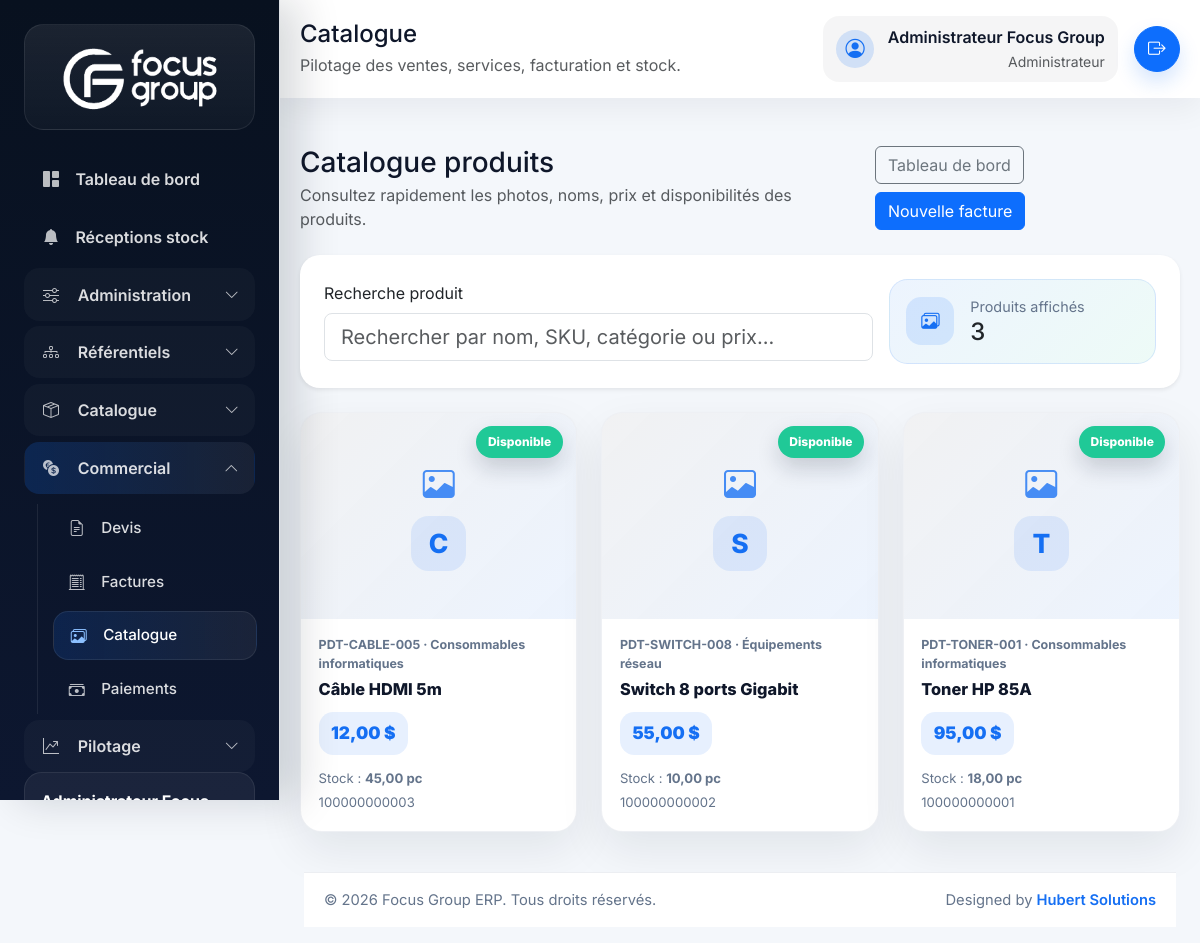
/index.php/products/catalog (signed in), run on the app's committed database.
### tables this page shows
CREATE TABLE products (
    id BIGINT UNSIGNED AUTO_INCREMENT PRIMARY KEY,
    category_id BIGINT UNSIGNED NOT NULL,
    unit_id BIGINT UNSIGNED NOT NULL,
    sku VARCHAR(50) NOT NULL UNIQUE,
    name VARCHAR(150) NOT NULL,
    description TEXT NULL,
    barcode VARCHAR(100) NULL,
    cost_price DECIMAL(18,2) NOT NULL DEFAULT 0,
    sale_price DECIMAL(18,2) NOT NULL DEFAULT 0,
    minimum_stock DECIMAL(18,2) NOT NULL DEFAULT 0,
    current_stock DECIMAL(18,2) NOT NULL DEFAULT 0,
    image_path VARCHAR(255) NULL,
    is_active TINYINT(1) NOT NULL DEFAULT 1,
    deleted_at DATETIME NULL,
    created_at DATETIME NOT NULL DEFAULT CURRENT_TIMESTAMP,
    updated_at DATETIME NOT NULL DEFAULT CURRENT_TIMESTAMP ON UPDATE CURRENT_TIMESTAMP,
    CONSTRAINT fk_products_category FOREIGN KEY (category_id) REFERENCES categories(id),
    CONSTRAINT fk_products_unit FOREIGN KEY (unit_id) REFERENCES units(id)
);

CREATE TABLE categories (
    id BIGINT UNSIGNED AUTO_INCREMENT PRIMARY KEY,
    type ENUM('product', 'service', 'mixed') NOT NULL DEFAULT 'product',
    name VARCHAR(120) NOT NULL,
    description VARCHAR(255) NULL,
    deleted_at DATETIME NULL,
    created_at DATETIME NOT NULL DEFAULT CURRENT_TIMESTAMP,
    updated_at DATETIME NOT NULL DEFAULT CURRENT_TIMESTAMP ON UPDATE CURRENT_TIMESTAMP,
    UNIQUE KEY uq_categories_type_name (type, name)
);

CREATE TABLE units (
    id BIGINT UNSIGNED AUTO_INCREMENT PRIMARY KEY,
    name VARCHAR(80) NOT NULL,
    symbol VARCHAR(20) NOT NULL,
    deleted_at DATETIME NULL,
    created_at DATETIME NOT NULL DEFAULT CURRENT_TIMESTAMP,
    updated_at DATETIME NOT NULL DEFAULT CURRENT_TIMESTAMP ON UPDATE CURRENT_TIMESTAMP,
    UNIQUE KEY uq_units_symbol (symbol)
);

### app/Core/Controller.php (called while the page is built, shortened)
<?php
class Controller
{
    public function render(string $view, array $data = [], string $layout = 'app'): void
    {
        extract($data, EXTR_SKIP);
        $viewFile = view_path($view);
        require $viewFile;
    }
}

### app/Controllers/ProductController.php (called while the page is built, shortened)
<?php
final class ProductController extends Controller
{
    public function catalog(): void
    {
        $shopId = current_user_shop_id();
        $this->render('products.catalog', [
            'pageTitle' => 'Catalogue',
            'products' => (new Product())->allForStock($shopId),
            'currentShopName' => (string) (Auth::user()['shop_name'] ?? ''),
            'isShopCatalog' => $shopId !== null,
        ]);
    }
}

### app/Core/Router.php (called while the page is built, shortened)
<?php
final class Router
{
    private array $routes = [];
    private function addRoute(string $method, string $uri, array $action, array $middleware = []): void
    {
        $this->routes[$method][$this->normalizePath($uri)] = [
            'action' => $action,
            'middleware' => $middleware,
        ];
    }
    public function dispatch(string $method, string $uri): void
    {
        $path = $this->normalizeRequestUri($uri);
        $route = $this->routes[$method][$path] ?? null;
        try {
            [$controllerClass, $controllerMethod] = $route['action'];
            $controller = new $controllerClass();
            $controller->{$controllerMethod}();
        } catch (Throwable $throwable) {
            http_response_code(500);
            $this->renderError(500, 'Erreur interne', $throwable->getMessage());
        }
    }
    private function normalizeRequestUri(string $uri): string
    {
        $path = parse_url($uri, PHP_URL_PATH) ?: '/';
        if ($path === '/index.php') {
            $path = '/';
        } elseif (str_starts_with($path, '/index.php/')) {
            $path = substr($path, strlen('/index.php')) ?: '/';
        }
        return $this->normalizePath($path);
    }
    private function normalizePath(string $path): string
    {
        $path = '/' . trim($path, '/');
        return $path === '//' ? '/' : (rtrim($path, '/') ?: '/');
    }
}

### index.php (called while the page is built, shortened)
<?php
$appConfig = require __DIR__ . '/config/app.php';
require __DIR__ . '/app/Helpers/functions.php';
$router = new Router();
$router->dispatch($_SERVER['REQUEST_METHOD'] ?? 'GET', $_SERVER['REQUEST_URI'] ?? '/');

### app/Helpers/functions.php (called while the page is built, shortened)
<?php
if (!function_exists('config')) {
    function config(?string $key = null, mixed $default = null): mixed
    {
        $config = $GLOBALS['config'] ?? [];
        $segments = explode('.', $key);
        $value = $config;
        foreach ($segments as $segment) {
            $value = $value[$segment];
        }
        return $value;
    }
}
if (!function_exists('url')) {
    function url(string $path = ''): string
    {
        $baseUrl = rtrim((string) config('app.base_url', ''), '/');
        $path = '/' . ltrim($path, '/');
        $routePrefix = rtrim((string) config('app.route_prefix', ''), '/');
        if (str_starts_with($path, '/public/')) {
            return ($baseUrl === '' ? '' : $baseUrl) . $path;
        }
        $prefix = $routePrefix === '' ? '' : $routePrefix;
        return ($baseUrl === '' ? '' : $baseUrl) . $prefix . $path;
    }
}
if (!function_exists('product_image_url')) {
    function product_image_url(?string $path): string
    {
        $path = trim((string) $path);
        if ($path === '') {
            return '';
        }
        return project_asset(ltrim($path, '/'));
    }
}
if (!function_exists('project_asset')) {
    function project_asset(string $path): string
    {
        $baseUrl = rtrim((string) config('app.base_url', ''), '/');
        return ($baseUrl === '' ? '' : $baseUrl) . '/' . ltrim($path, '/');
    }
}
if (!function_exists('e')) {
    function e(?string $value): string
    {
        return htmlspecialchars((string) $value, ENT_QUOTES, 'UTF-8');
    }
}
if (!function_exists('currency_options')) {
    function currency_options(): array
    {
        return [
            'USD' => 'USD ($)',
            'CDF' => 'CDF',
        ];
    }
}
if (!function_exists('normalize_currency_code')) {
    function normalize_currency_code(mixed $value): string
    {
        $currency = strtoupper(trim((string) $value));
        return array_key_exists($currency, currency_options()) ? $currency : 'USD';
    }
}
if (!function_exists('currency_symbol')) {
    function currency_symbol(mixed $currencyCode): string
    {
        return normalize_currency_code($currencyCode) === 'USD' ? '$' : 'CDF';
    }
}
if (!function_exists('format_money')) {
    function format_money(mixed $amount, mixed $currencyCode = 'USD'): string
    {
        return number_format((float) $amount, 2, ',', ' ') . ' ' . currency_symbol($currencyCode);
    }
}

### app/Models/Product.php (called while the page is built, shortened)
<?php
final class Product extends Model
{
    public function allForStock(?int $shopId = null): array
    {
        $sql = 'SELECT p.*, p.current_stock AS central_stock, c.name AS category_name, u.name AS unit_name, u.symbol AS unit_symbol, NULL AS stock_shop_name
                FROM products p
                INNER JOIN categories c ON c.id = p.category_id
                INNER JOIN units u ON u.id = p.unit_id
                WHERE p.deleted_at IS NULL
                ORDER BY p.id DESC';
        return $this->db->query($sql)->fetchAll();
    }
}

### app/Views/products/catalog.php (the view, shortened to what this page needs)
<?php
$productCount = count($products ?? []);
$catalogTitle = !empty($isShopCatalog) ? 'Catalogue de ' . ($currentShopName ?: 'votre boutique') : 'Catalogue produits';
?>
<div class="page-hero">
    <div>
        <h1 class="h3 mb-1"><?= e($catalogTitle); ?></h1>
        <p class="text-muted mb-0">Consultez rapidement les photos, noms, prix et disponibilités des produits.</p>
    </div>
    <div class="d-flex gap-2 flex-wrap">
        <a href="<?= e(url('/dashboard')); ?>" class="btn btn-outline-secondary">Tableau de bord</a>
        <a href="<?= e(url('/invoices/create')); ?>" class="btn btn-primary">Nouvelle facture</a>
    </div>
</div>
<div class="card border-0 shadow-sm mb-4">
    <div class="card-body p-4">
        <div class="row g-3 align-items-center">
            <div class="col-lg-8">
                <label class="form-label" for="catalogSearch">Recherche produit</label>
                <input type="search" class="form-control form-control-lg" id="catalogSearch" placeholder="Rechercher par nom, SKU, catégorie ou prix...">
            </div>
            <div class="col-lg-4">
                <div class="catalog-summary-card">
                    <span class="metric-icon primary"><i class="bi bi-images"></i></span>
                    <div>
                        <div class="muted-label">Produits affichés</div>
                        <div class="h4 mb-0"><?= e((string) $productCount); ?></div>
                    </div>
                </div>
            </div>
        </div>
    </div>
</div>
<?php if (($products ?? []) === []): ?>
    <div class="card border-0 shadow-sm">
        <div class="card-body p-5 text-center empty-state">
            <i class="bi bi-box-seam"></i>
            <div>Aucun produit disponible pour le moment.</div>
        </div>
    </div>
<?php else: ?>
    <div class="row g-4 catalog-grid" id="productCatalogGrid">
        <?php foreach ($products as $product): ?>
            <?php
            $imageUrl = product_image_url($product['image_path'] ?? '');
            $stock = (float) ($product['current_stock'] ?? 0);
            $isAvailable = $stock > 0;
            $searchText = strtolower(trim((string) (($product['name'] ?? '') . ' ' . ($product['sku'] ?? '') . ' ' . ($product['category_name'] ?? '') . ' ' . ($product['sale_price'] ?? ''))));
            ?>
            <div class="col-sm-6 col-xl-4 col-xxl-3 catalog-product-col" data-search="<?= e($searchText); ?>">
                <div class="catalog-product-card h-100">
                    <div class="catalog-product-image-wrap">
                        <?php if ($imageUrl !== ''): ?>
                            <img src="<?= e($imageUrl); ?>" alt="<?= e($product['name']); ?>" class="catalog-product-image" loading="lazy">
                        <?php else: ?>
                            <div class="catalog-product-placeholder">
                                <i class="bi bi-image"></i>
                                <span><?= e(mb_strtoupper(mb_substr((string) $product['name'], 0, 1))); ?></span>
                            </div>
                        <?php endif; ?>
                        <span class="catalog-stock-badge <?= $isAvailable ? 'is-available' : 'is-empty'; ?>">
                            <?= $isAvailable ? 'Disponible' : 'Rupture'; ?>
                        </span>
                    </div>
                    <div class="catalog-product-body">
                        <div class="catalog-product-meta"><?= e($product['sku']); ?><?= !empty($product['category_name']) ? ' · ' . e($product['category_name']) : ''; ?></div>
                        <h2 class="catalog-product-title"><?= e($product['name']); ?></h2>
                        <div class="catalog-product-price"><?= e(format_money($product['sale_price'], 'USD')); ?></div>
                        <div class="catalog-product-footer">
                            <span>Stock : <strong><?= e(number_format($stock, 2, ',', ' ')); ?> <?= e($product['unit_symbol'] ?: ($product['unit_name'] ?? '')); ?></strong></span>
                            <?php if (!empty($product['barcode'])): ?><span><?= e($product['barcode']); ?></span><?php endif; ?>
                        </div>
                    </div>
                </div>
            </div>
        <?php endforeach; ?>
    </div>
<?php endif; ?>

### public/assets/css/app.css (style rules this page uses)
:root { --fg-primary: #156ff3; --fg-primary-dark: #0c56c9; --fg-primary-soft: rgba(21, 111, 243, 0.16); --fg-dark: #0f172a; --fg-muted: #64748b; --fg-soft: #f8fafc; --fg-sidebar: #08111f; --fg-sidebar-soft: #0f1d36; }
.catalog-summary-card { display: flex; align-items: center; gap: 1rem; padding: 1rem; border-radius: 1.15rem; background: linear-gradient(135deg, rgba(21, 111, 243, 0.08), rgba(32, 201, 151, 0.08)); border: 1px solid rgba(21, 111, 243, 0.12); }
.catalog-product-card { overflow: hidden; border-radius: 1.35rem; background: #fff; border: 1px solid rgba(148, 163, 184, 0.16); box-shadow: 0 18px 45px rgba(15, 23, 42, 0.08); transition: transform 0.18s ease, box-shadow 0.18s ease; }
.catalog-product-image-wrap { position: relative; aspect-ratio: 4 / 3; background: linear-gradient(135deg, rgba(15, 23, 42, 0.06), rgba(21, 111, 243, 0.08)); }
.catalog-product-placeholder { width: 100%; height: 100%; display: flex; flex-direction: column; align-items: center; justify-content: center; color: var(--fg-primary); gap: 0.45rem; }
.catalog-product-placeholder i { font-size: 2rem; opacity: 0.78; }
.catalog-product-placeholder span { width: 3.4rem; height: 3.4rem; border-radius: 1.1rem; display: inline-flex; align-items: center; justify-content: center; background: rgba(21, 111, 243, 0.1); font-size: 1.65rem; font-weight: 800; }
.catalog-stock-badge { position: absolute; top: 0.85rem; right: 0.85rem; padding: 0.42rem 0.72rem; border-radius: 999px; color: #fff; font-size: 0.75rem; font-weight: 800; box-shadow: 0 10px 22px rgba(15, 23, 42, 0.18); }
.catalog-stock-badge.is-available { background: #20c997; }
.catalog-product-body { padding: 1.05rem 1.1rem 1.15rem; }
.catalog-product-meta { color: var(--fg-muted); font-size: 0.78rem; font-weight: 700; margin-bottom: 0.35rem; }
.catalog-product-title { font-size: 1.02rem; font-weight: 800; line-height: 1.3; margin-bottom: 0.75rem; color: var(--fg-dark); }
.catalog-product-price { display: inline-flex; align-items: center; padding: 0.52rem 0.78rem; border-radius: 0.9rem; background: rgba(21, 111, 243, 0.1); color: var(--fg-primary); font-weight: 900; font-size: 1.08rem; margin-bottom: 0.9rem; }
.catalog-product-footer { display: flex; flex-direction: column; gap: 0.25rem; color: var(--fg-muted); font-size: 0.82rem; }
body { font-family: 'Inter', sans-serif; background: #f4f7fb; color: var(--fg-dark); }
.card { border-radius: 1.25rem; }
.page-hero { display: flex; justify-content: space-between; align-items: center; gap: 1rem; margin-bottom: 1.5rem; }
.metric-icon { width: 3rem; height: 3rem; border-radius: 0.95rem; display: inline-flex; align-items: center; justify-content: center; font-size: 1.15rem; }
.metric-icon.primary { background: rgba(13, 110, 253, 0.12); color: var(--fg-primary); }
.muted-label { color: var(--fg-muted); font-size: 0.9rem; }

### data on the page
products: name "C", shows "Disponible", sku "PDT-CABLE-005", category.name "Consommables informatiques", name "Câble HDMI 5m", sale_price "12,00 $", current_stock "45,00", unit.symbol "pc", barcode "100000000003"
products: name "S", shows "Disponible", sku "PDT-SWITCH-008", category.name "Équipements réseau", name "Switch 8 ports Gigabit", sale_price "55,00 $", current_stock "10,00", unit.symbol "pc", barcode "100000000002"
products: name "T", shows "Disponible", sku "PDT-TONER-001", category.name "Consommables informatiques", name "Toner HP 85A", sale_price "95,00 $", current_stock "18,00", unit.symbol "pc", barcode "100000000001"

### other printed values
$pageTitle "Catalogue"
app_scope_description() "Pilotage des ventes, services, facturation et stock."
$currentUser['full_name'] "Administrateur Focus Group"
$currentUser['role_name'] "Administrateur"
$catalogTitle "Catalogue produits"
$productCount "3"
config('app.name') "Focus Group ERP"
